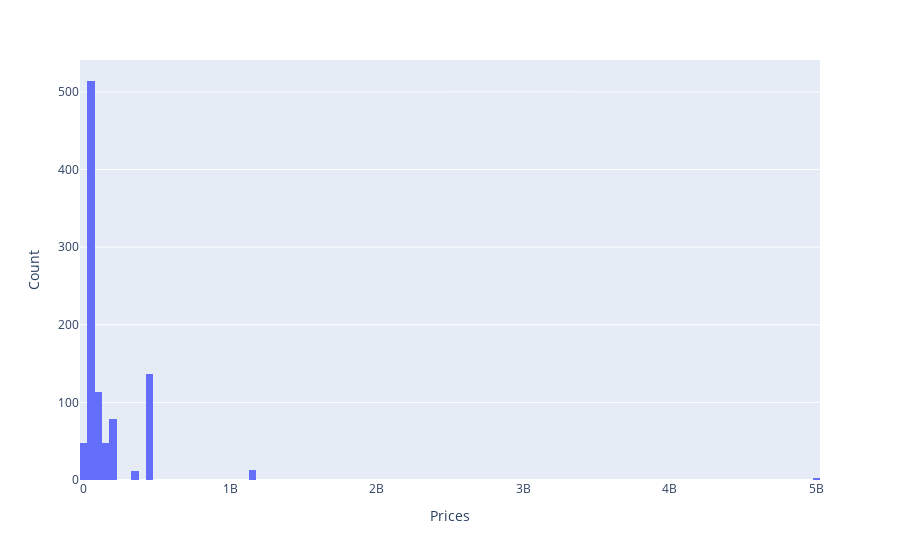

Source (notebook cell):
### Code cell
fig = px.histogram(df_prices, x="Price")
fig.update_layout(
    xaxis_title='Prices', yaxis_title='Count',)
fig.show()

### Figure 1 — Plotly figure (JSON) as saved in the notebook; plotly's stock layout.template omitted (floating-point values rounded to 4 significant figures; data arrays with more than 128 entries replaced by an {"elided": "..."} marker saying what was removed)
{"data": [{"alignmentgroup": "True", "bingroup": "x", "hovertemplate": "Price=%{x}<br>count=%{y}<extra></extra>", "legendgroup": "", "marker": {"color": "#636efa", "pattern": {"shape": ""}}, "name": "", "offsetgroup": "", "orientation": "v", "showlegend": false, "type": "histogram", "x": {"elided": "963 float values"}, "xaxis": "x", "yaxis": "y"}], "layout": {"barmode": "relative", "legend": {"tracegroupgap": 0}, "margin": {"t": 60}, "xaxis": {"anchor": "y", "domain": [0, 1], "title": {"text": "Prices"}}, "yaxis": {"anchor": "x", "domain": [0, 1], "title": {"text": "Count"}}}}
